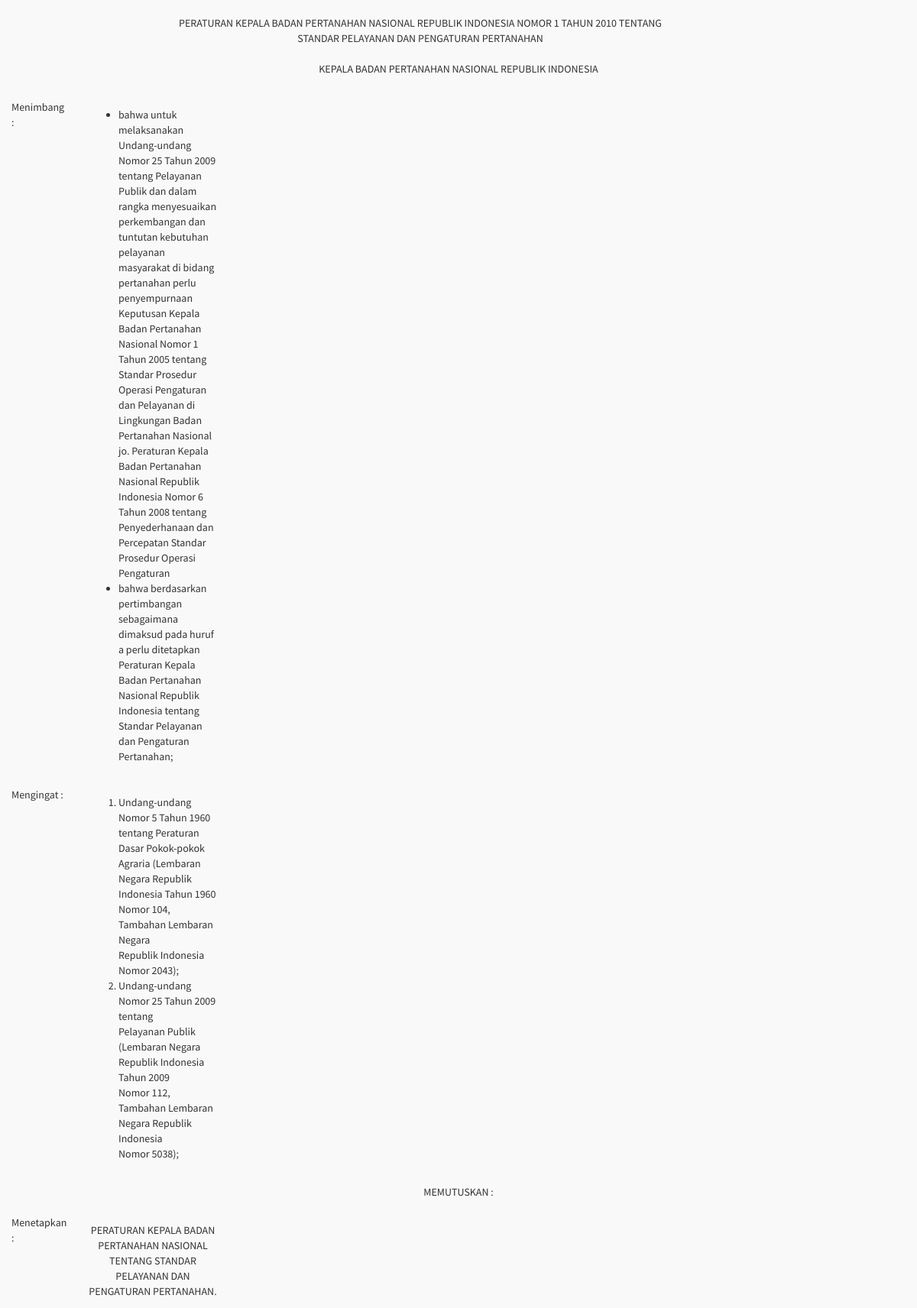
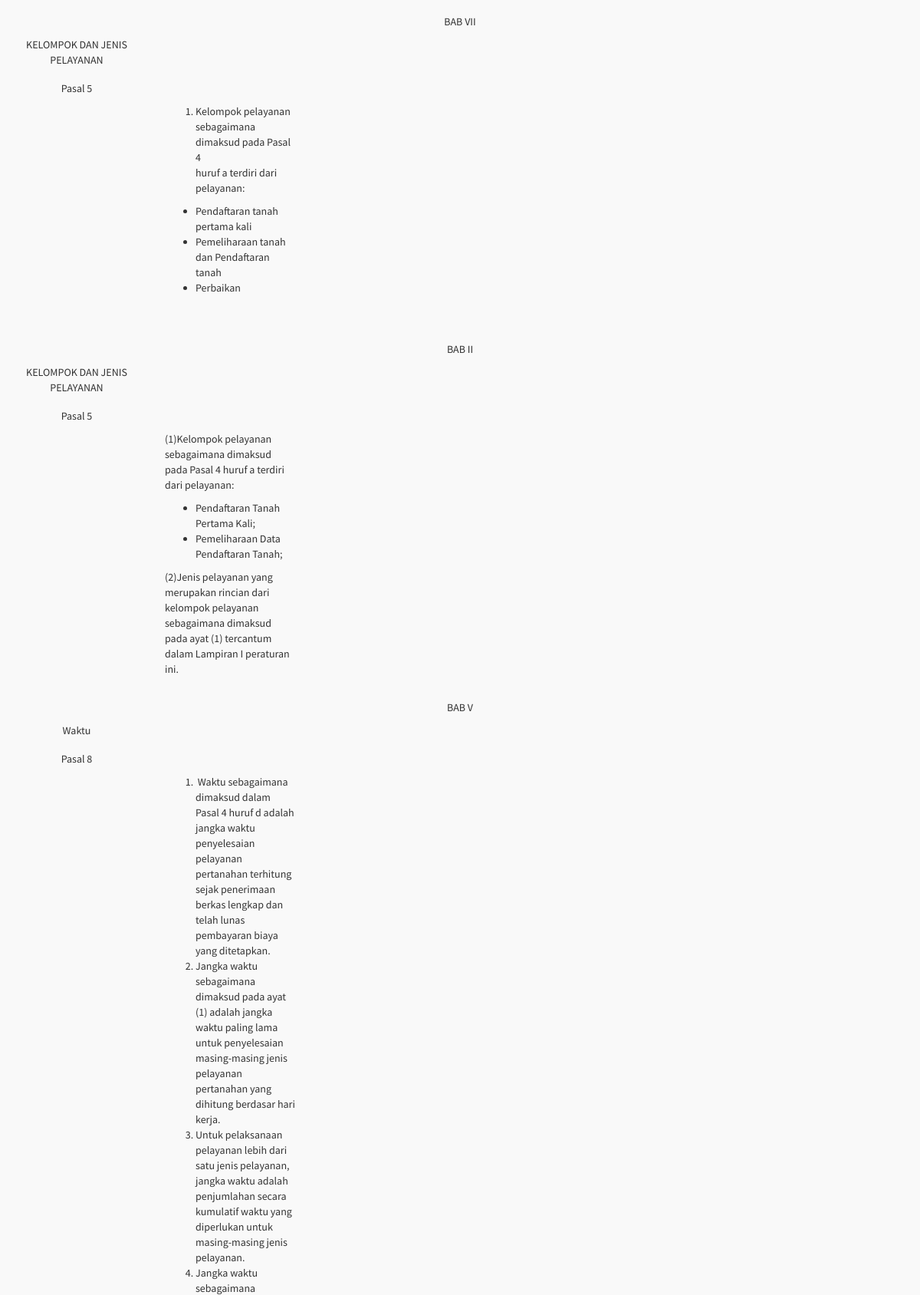
Page /pages/sk.php (signed in, upper part) on the committed database (2 pictures, top to bottom).
### tables this page shows
CREATE TABLE `tb_sk_pra_bab_pasal` (
  `id_sk_pra_bab` int(4) NOT NULL,
  `id` int(11) NOT NULL,
  `nama_uu_bab` varchar(500) NOT NULL,
  `kepala_lembaga_instansi` varchar(200) DEFAULT NULL,
  `nama_pejabat_lembaga_instansi` varchar(100) DEFAULT NULL,
  `lokasi_pengesahan` varchar(20) DEFAULT NULL,
  `tanggal_pengesahan` date DEFAULT NULL,
  `menimbang` varchar(3000) DEFAULT NULL,
  `mengingat` varchar(3000) DEFAULT NULL,
  `menetapkan` varchar(3000) DEFAULT NULL,
  `tanggal_pembuatan` timestamp NOT NULL DEFAULT current_timestamp() ON UPDATE current_timestamp()
);

CREATE TABLE `tb_pasal` (
  `id_pasal` int(10) NOT NULL,
  `nomor_bab` varchar(50) NOT NULL,
  `judul_bab` varchar(100) NOT NULL,
  `nomor_urut_pasal` int(3) NOT NULL,
  `isi_pasal` varchar(2000) NOT NULL,
  `nama_uu_pasal` varchar(300) NOT NULL,
  `tanggal_pembuatan` timestamp NOT NULL DEFAULT current_timestamp() ON UPDATE current_timestamp()
);

### pages/sk.php (the view, shortened to what this page needs)
<?php
include '../connect/koneksi.php';
$query_nama_uu = mysqli_query($con, "SELECT * FROM tb_nama_uu WHERE status = 'Publish'");
while ($data_nama_uu = mysqli_fetch_array($query_nama_uu)) {
  $id_nama_uu = $data_nama_uu['id'];
}
$query_sk_pra_bab_pasal = mysqli_query($con, "SELECT * FROM tb_sk_pra_bab_pasal JOIN tb_pasal ON tb_pasal.nama_uu_pasal = tb_sk_pra_bab_pasal.nama_uu_bab WHERE tb_sk_pra_bab_pasal.id = '$id_nama_uu' ORDER BY tb_pasal.nomor_urut_pasal ASC");
$json_response_detail_sk = array();
while ($data_sk = mysqli_fetch_array($query_sk_pra_bab_pasal)) {
  array_push($json_response_detail_sk, array(
    "id_sk_pra_bab" => $data_sk['id_sk_pra_bab'],
    "id" => $data_sk['id'],
    "nama_uu_bab" => $data_sk['nama_uu_bab'],
    "kepala_lembaga_instansi" => $data_sk['kepala_lembaga_instansi'],
    "nama_pejabat_lembaga_instansi" => $data_sk['nama_pejabat_lembaga_instansi'],
    "lokasi_pengesahan" => $data_sk['lokasi_pengesahan'],
    "tanggal_pengesahan" => $data_sk['tanggal_pengesahan'],
    "menimbang" => $data_sk['menimbang'],
    "mengingat" => $data_sk['mengingat'],
    "menetapkan" => $data_sk['menetapkan'],
    "tanggal_pembuatan" => $data_sk['tanggal_pembuatan'],
    "id_pasal" => $data_sk['id_pasal'],
    "nomor_bab" => $data_sk['nomor_bab'],
    "judul_bab" => $data_sk['judul_bab'],
    "nomor_urut_pasal" => $data_sk['nomor_urut_pasal'],
    "isi_pasal" => $data_sk['isi_pasal'],
    "nama_uu_pasal" => $data_sk['nama_uu_pasal'],
    "tanggal_pembuatan" => $data_sk['tanggal_pembuatan']
  ));
}
$sk = json_encode($json_response_detail_sk);
?>
<!DOCTYPE html>
<html>
<head>
  <link href="../css/bootstrap.min.css" rel="stylesheet" type="text/css" />
  <link href="../css/font-awesome.min.css" rel="stylesheet" type="text/css" />
  <link href="../css/bootstrap-wysihtml5/bootstrap3-wysihtml5.min.css" rel="stylesheet" type="text/css" />
  <link href="../css/AdminLTE.css" rel="stylesheet" type="text/css" />
</head>
<body class="skin-black">
  <?php
  $sk = json_decode($sk, true);
  ?>
  <section class="content">
    <div class="row">
      <div class="col-md-2"> </div>
      <p class="col-md-7 text-center"><?= $sk[0]['nama_uu_bab'] ?></p>
      <div class="col-md-2"> </div>
    </div>
    <div class="row" style="margin-top: 10px;">
      <p class="col-md-12 text-center"><?= $sk[0]['kepala_lembaga_instansi'] ?></p>
    </div>
    <div class="row" style="margin-top: 20px;">
      <div class="col-md-1">
        <p>Menimbang :</p>
      </div>
      <div class="col-md-2">
        <p class="text-justify"><?= $sk[0]['menimbang'] ?></p>
      </div>
    </div>
    <div class="row" style="margin-top: 20px;">
      <div class="col-md-1">
        <p>Mengingat :</p>
      </div>
      <div class="col-md-2 text-justify">
        <p><?= $sk[0]['mengingat'] ?></p>
      </div>
    </div>
    <div class="row" style="margin-top: 20px;">
      <p class="col-md-12 text-center">MEMUTUSKAN :</p>
    </div>
    <div class="row" style="margin-top: 10px;">
      <div class="col-md-1">
        <p>Menetapkan :</p>
      </div>
      <div class="col-md-2 text-center">
        <p><?= $sk[0]['menetapkan'] ?></p>
      </div>
    </div>
    <?php
    foreach ($sk as $key_sk) :
      ?>
      <div class="row" style="margin-top: 20px;">
      <div class="col-md-12 text-center">
        <p><?= $key_sk["nomor_bab"]; ?></p>
      </div>
    </div>
      <div class="row" style="margin-top: -10px;">
      <div class="col-md-2 text-center">
        <p><?= $key_sk["judul_bab"]; ?></p>
      </div>
    </div>
    <div class="row" style="margin-top: 7px;">
      <div class="col-md-2 text-center">
        <p>Pasal <?= $key_sk["nomor_urut_pasal"]; ?></p>
      </div>
    </div>
    <div class="row" style="margin-top: -10px;">
      <div class="col-md-2 text-justify">
        <p><?=  $key_sk["isi_pasal"]; ?></p>
      </div>
    </div>
    <?php
    endforeach;
    ?>
  </section>
</body>
</html>

### css/AdminLTE.css (style rules this page uses)
html, body { overflow-x: hidden!important; font-family: 'Source Sans Pro', sans-serif; -webkit-font-smoothing: antialiased; min-height: 100%; background: #f9f9f9; }
.content { padding: 20px 15px; background: #f9f9f9; }

### rows in the picture
tb_sk_pra_bab_pasal: nama_uu_bab "PERATURAN KEPALA BADAN PERTANAHAN NASIONAL REPUBLIK INDONESIA NOMOR 1 TAHUN 2010 TENTANG STANDAR PELAYANAN DAN PENGATURAN PERTANAHAN", kepala_lembaga_instansi "KEPALA BADAN PERTANAHAN NASIONAL REPUBLIK INDONESIA", menimbang "bahwa untuk melaksanakan Undang-undang Nomor 25 Tahun 2009 tentang Pelayanan Publik dan dalam rangka menyesuaikan perkembangan dan tuntutan kebutuhan pelayanan masyarakat di bidang pertanahan perlu penyempurnaan Keputusan Kepala Badan Pertanahan Nasional Nomor 1 Tahun 2005 tentang Standar Prosedur Operasi Pengaturan dan Pelayanan di Lingkungan Badan Pertanahan Nasional jo. Peraturan Kepala Badan Pertanahan Nasional Republik Indonesia Nomor 6 Tahun 2008 tentang Penyederhanaan dan Percepatan Standar Prosedur Operasi Pengaturan bahwa berdasarkan pertimbangan sebagaimana dimaksud pada huruf a perlu ditetapkan Peraturan Kepala Badan Pertanahan Nasional Republik Indonesia tentang Standar…", mengingat "Undang-undang Nomor 5 Tahun 1960 tentang Peraturan Dasar Pokok-pokok Agraria (Lembaran Negara Republik Indonesia Tahun 1960 Nomor 104, Tambahan Lembaran Negara Republik Indonesia Nomor 2043); Undang-undang Nomor 25 Tahun 2009 tentang Pelayanan Publik (Lembaran Negara Republik Indonesia Tahun 2009 Nomor 112, Tambahan Lembaran Negara Republik Indonesia Nomor 5038);", menetapkan "PERATURAN KEPALA BADAN PERTANAHAN NASIONAL TENTANG STANDAR PELAYANAN DAN PENGATURAN PERTANAHAN.", tb_pasal.nomor_bab "BAB VII", tb_pasal.judul_bab "KELOMPOK DAN JENIS PELAYANAN", tb_pasal.nomor_urut_pasal "5", tb_pasal.isi_pasal "Kelompok pelayanan sebagaimana dimaksud pada Pasal 4 huruf a terdiri dari pelayanan: Pendaftaran tanah pertama kali Pemeliharaan tanah dan Pendaftaran tanah Perbaikan", tb_pasal.nomor_bab "BAB II", tb_pasal.isi_pasal "(1)Kelompok pelayanan sebagaimana dimaksud pada Pasal 4 huruf a terdiri dari pelayanan: Pendaftaran Tanah Pertama Kali; Pemeliharaan Data Pendaftaran Tanah; (2)Jenis pelayanan yang merupakan rincian dari kelompok pelayanan sebagaimana dimaksud pada ayat (1) tercantum dalam Lampiran I peraturan ini.", tb_pasal.nomor_bab "BAB V", tb_pasal.judul_bab "Waktu", tb_pasal.nomor_urut_pasal "8", tb_pasal.isi_pasal "Waktu sebagaimana dimaksud dalam Pasal 4 huruf d adalah jangka waktu penyelesaian pelayanan pertanahan terhitung sejak penerimaan berkas lengkap dan telah lunas pembayaran biaya yang ditetapkan. Jangka waktu sebagaimana dimaksud pada ayat (1) adalah jangka waktu paling lama untuk penyelesaian masing-masing jenis pelayanan pertanahan yang dihitung berdasar hari kerja. Untuk pelaksanaan pelayanan lebih dari satu jenis pelayanan, jangka waktu adalah penjumlahan secara kumulatif waktu yang diperlukan untuk masing-masing jenis pelayanan."
